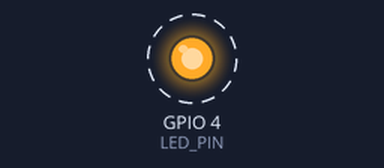
Bench run of a sketch on a simulated ESP32. Parts: output pins drawn as LEDs (lit = HIGH). Dashed ring = blinking. WiFi joins after 1.5 s; servers stay silent unless stated; what the sketch prints to the serial monitor is not drawn.

Above: at 1.6 s.
Timing chart, 0 to 4.5 s (numbered marks = the images above):
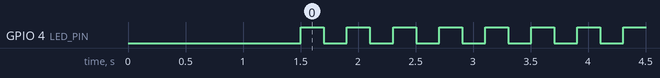

Measured:
- by itself, GPIO 4 (LED_PIN): alternates HIGH for 0.20 s and LOW for 0.20 s

The sketch:

Blink-OTA.ino
```cpp
/*
  Blink-OTA (ESP32 DevKitC v4 用)

  GPIO4 ピンに接続した外付け LED を 1 秒ごとに点滅させるサンプルです。
  OTA (Over The Air) アップデート機能を追加しています。
  配線例や詳細は README.md を参照してください。
*/

#include <WiFi.h>
#include <ArduinoOTA.h>

// --- WiFi 設定 ---
const char* ssid = "TP-Link_C390";         // WiFi SSID
const char* password = "78986183"; // WiFi パスワード

// --- 設定定数 ---
const int LED_PIN = 4;         // LED 接続ピン番号
const unsigned long INTERVAL = 200; // 点滅間隔 (ミリ秒)

void setup() {
  // LED ピンを出力モードに設定
  pinMode(LED_PIN, OUTPUT);

  // シリアル開始
  Serial.begin(115200);
  Serial.println("Booting");

  // WiFi 接続
  WiFi.mode(WIFI_STA);
  WiFi.begin(ssid, password);
  while (WiFi.waitForConnectResult() != WL_CONNECTED) {
    Serial.println("WiFi Connect Failed! Rebooting...");
    delay(5000);
    ESP.restart();
  }
  Serial.print("IP address: ");
  Serial.println(WiFi.localIP());

  // OTA 設定
  ArduinoOTA.setHostname("esp32-blink-ota");
  ArduinoOTA.begin();
}

void loop() {
  ArduinoOTA.handle(); // OTA アップデート処理

  digitalWrite(LED_PIN, HIGH);  // LED を点灯
  delay(INTERVAL);              // 点灯間隔
  digitalWrite(LED_PIN, LOW);   // LED を消灯
  delay(INTERVAL);              // 消灯間隔
}
```
